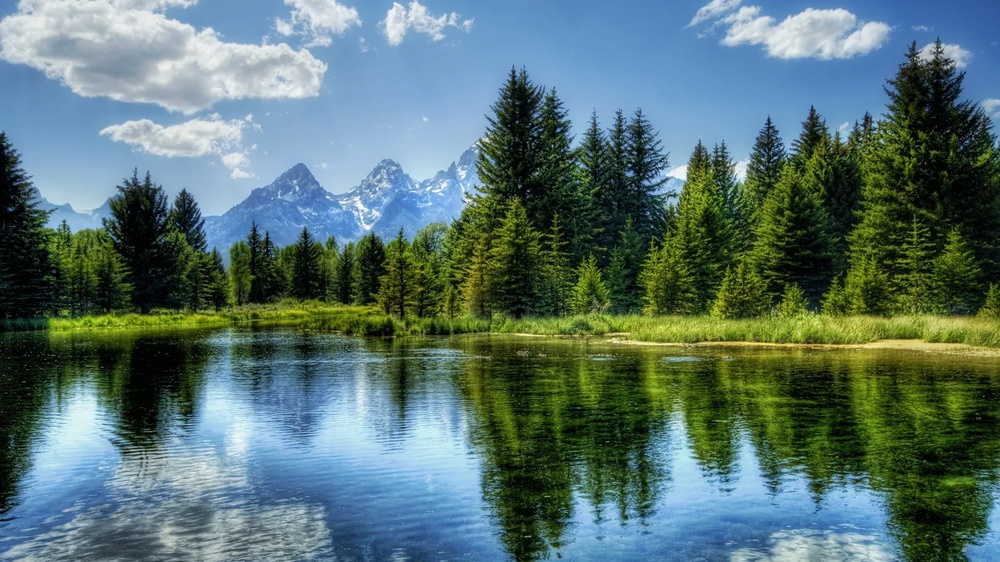
#> input picture Q1/Grayscale_desaturation/input.jpg, 1000 x 562 px, shrunk from 1920 x 1080 before the run
$ python main.py
#> lines starting #> are read from the running program, lines starting #| are printed output that depends on the picture
# -------------------------------------------------------------
# Importing required libraries
# -------------------------------------------------------------

# PIL (Pillow) is used for opening, converting, and saving images.
from PIL import Image

# NumPy is used here for efficient array-based pixel operations.
import numpy as np


# -------------------------------------------------------------
# Function: greyscale_desaturation
# Purpose: Convert an image to greyscale using the "desaturation" method
# -------------------------------------------------------------
def greyscale_desaturation(path, save_path):

    # -------------------------------------------------------------
    # Step 1: Load image and convert to RGB
    # -------------------------------------------------------------

    # Image.open(path) loads the image from the given file location.
    # .convert("RGB") ensures the image has Red, Green, and Blue channels.
#> called with path = 'input.jpg', save_path = 'output.png'
    img = Image.open(path).convert("RGB")
#> img is the input picture: PIL image 1000x562 RGB; mean R, G, B 87.8, 114.8, 112

    # -------------------------------------------------------------
    # Step 2: Convert the image into a NumPy array
    # -------------------------------------------------------------

    # np.array(img) changes the PIL image into a 3-D array:
    #   arr.shape = (height, width, 3)
    #   arr[y, x] = [R, G, B]
    arr = np.array(img)


    # -------------------------------------------------------------
    # Step 3: Extract min and max color per pixel (Desaturation method)
    # -------------------------------------------------------------

    # arr.max(axis=2)
    #   - Computes maximum value among R, G, B for each pixel.
    #   - max_c becomes a 2-D array containing the brightest channel.
    max_c = arr.max(axis=2)
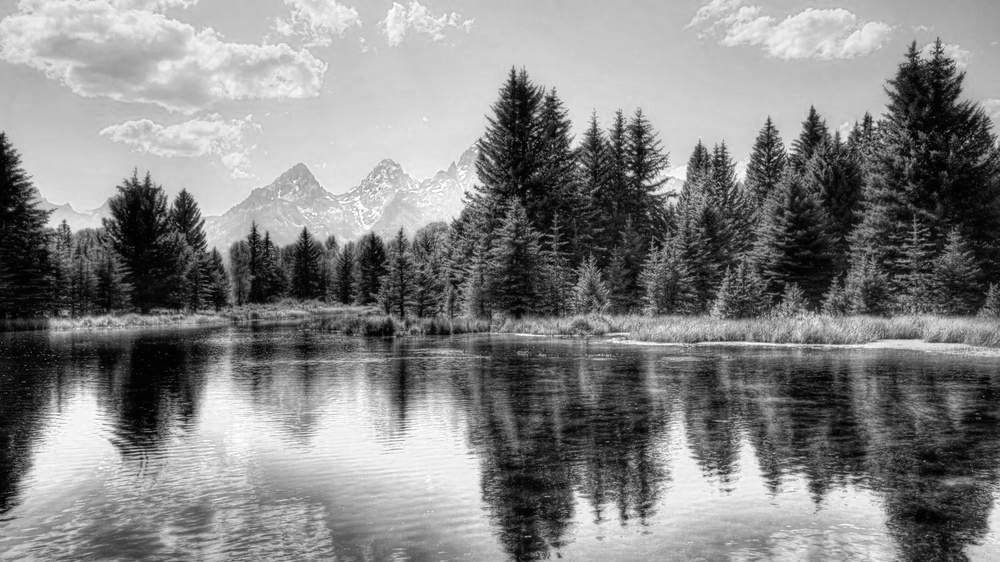
#> max_c: shape (562, 1000); min 0, max 255, mean 131.4

    # arr.min(axis=2)
    #   - Computes minimum value among R, G, B for each pixel.
    #   - min_c becomes a 2-D array containing the darkest channel.
    min_c = arr.min(axis=2)
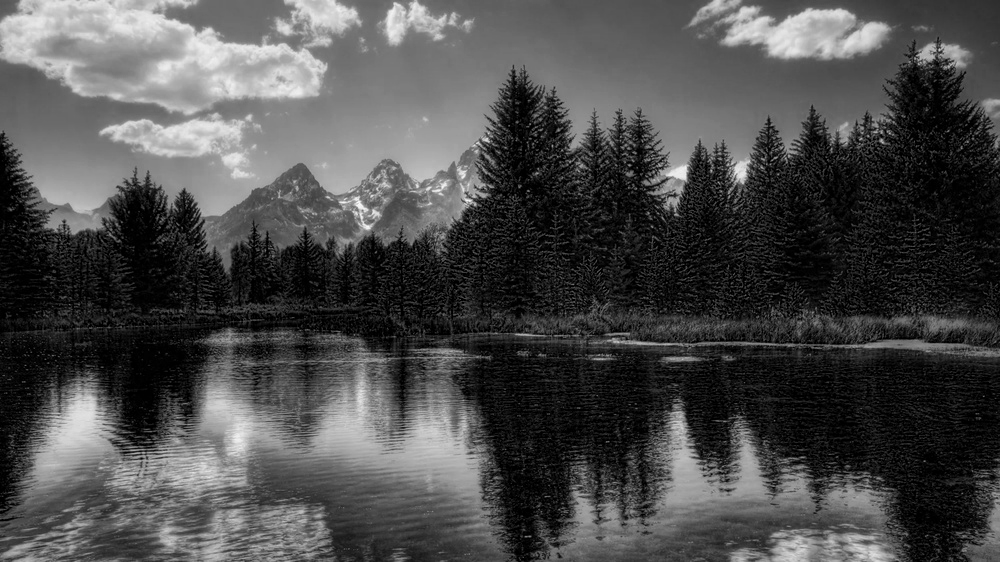
#> min_c: shape (562, 1000); min 0, max 250, mean 75.4

    # -------------------------------------------------------------
    # Step 4: Compute greyscale using Desaturation formula
    # -------------------------------------------------------------

    # Desaturation formula:
    #     grey = (max(R,G,B) + min(R,G,B)) / 2
    #
    # Meaning:
    #   - Takes the average between the brightest and darkest channel.
    #   - Produces a neutral, balanced grey tone.
    #
    # Example:
    #   Pixel RGB = (120, 200, 60)
    #   max = 200, min = 60
    #   grey = (200 + 60) / 2 = 130
    #
    grey = ((max_c + min_c) / 2).astype(np.uint8)
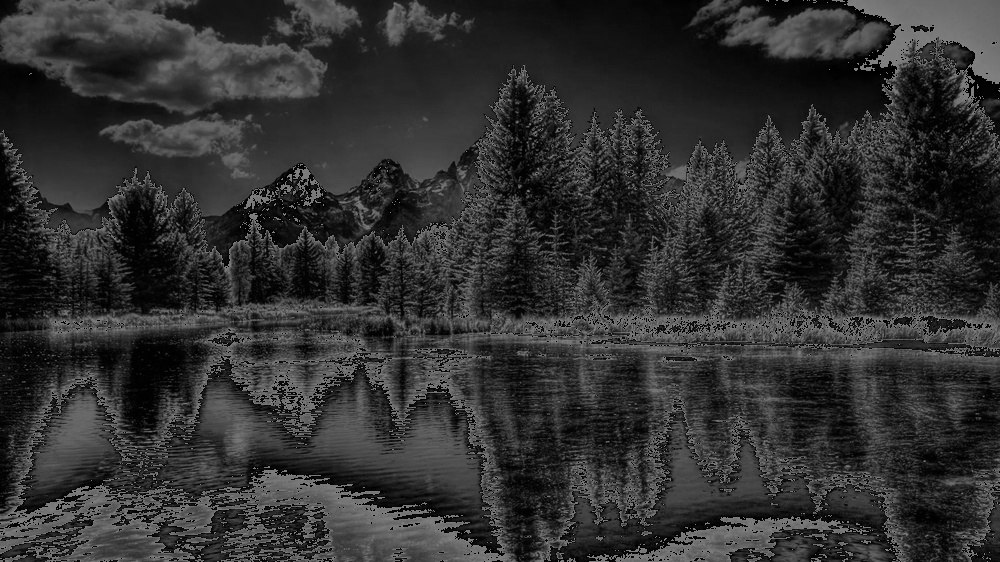
#> grey: shape (562, 1000); min 0, max 127, mean 48.5

    # -------------------------------------------------------------
    # Step 5: Convert NumPy array back to a PIL image
    # -------------------------------------------------------------

    # Image.fromarray(grey)
    #   - Automatically detects that this is a single-channel array
    #     and assigns mode "L" (8-bit greyscale).
    grey_img = Image.fromarray(grey)

    # -------------------------------------------------------------
    # Step 6: Save the final greyscale image
    # -------------------------------------------------------------
    grey_img.save(save_path)


# -------------------------------------------------------------
# Function call
# -------------------------------------------------------------

greyscale_desaturation("input.jpg","output.png")
